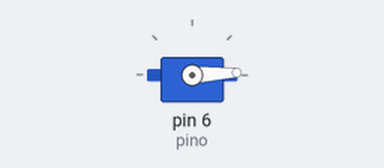
This sketch was run on a simulated Arduino Uno, built with avr-gcc and run on an emulated ATmega328P. Shown: servo.

Above: at 0.05 s.
At 1.3 s:
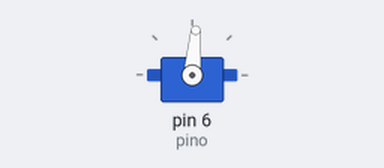
At 2.6 s:
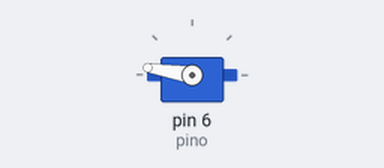
At 5.2 s:
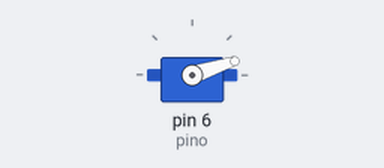
Timing chart, 0 to 7.1 s (numbered marks = the images above):
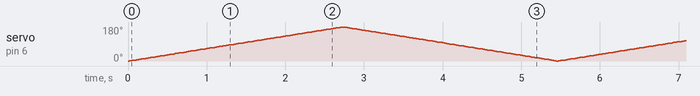

The sketch:

servo.ino
```cpp
#include <Servo.h>
Servo servo;
const int pino = 6;
int pos = 0;

void setup() {
  // put your setup code here, to run once:
  servo.attach(pino);
}

void loop() {
  // put your main code here, to run repeatedly:
  for(pos = 0; pos <= 180; pos++){
    servo.write(pos);
    delay(15);
  }

  for(pos = 180; pos >= 0; pos--){
    servo.write(pos);
    delay(15);
  }

}
```
